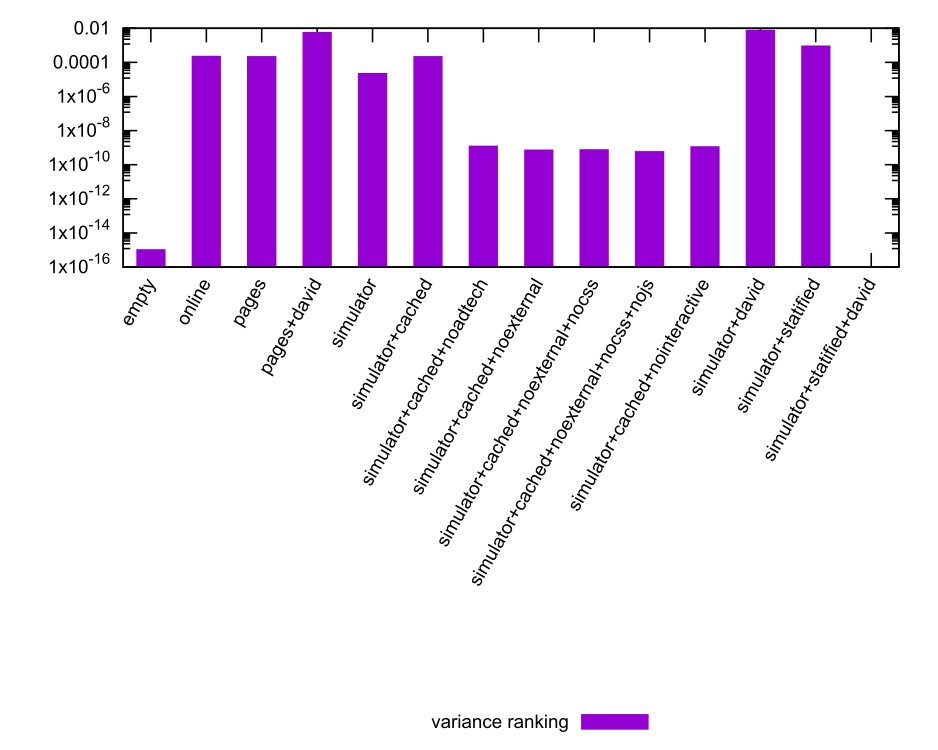

Source code (gnuplot):
$_0 <<EOF
empty 9.890761371371912e-16
online 0.00021819957455171434
pages 0.0002090253424135386
pages+david 0.005534713513726016
simulator 0.000021569121567258982
simulator+cached 0.0002095210956851401
simulator+cached+noadtech 1.1829687114435776e-9
simulator+cached+noexternal 6.963100982502762e-10
simulator+cached+noexternal+nocss 7.315453295928773e-10
simulator+cached+noexternal+nocss+nojs 5.638233561424822e-10
simulator+cached+nointeractive 1.0819276781009732e-9
simulator+david 0.007419721281229418
simulator+statified 0.0008908735247498948
simulator+statified+david 0
EOF
set key outside below
set terminal svg
set style fill solid
set boxwidth 0.5
set logscale y
set xtics rotate by 60 right
plot $_0 using 2:xtic(1) with boxes title "variance ranking",
